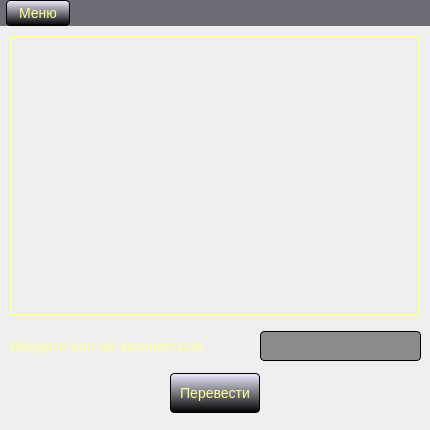
<?xml version="1.0" encoding="UTF-8"?>
<ui version="4.0">
 <class>MainWindow</class>
 <widget class="QMainWindow" name="MainWindow">
  <property name="geometry">
   <rect>
    <x>0</x>
    <y>0</y>
    <width>430</width>
    <height>430</height>
   </rect>
  </property>
  <property name="minimumSize">
   <size>
    <width>430</width>
    <height>430</height>
   </size>
  </property>
  <property name="maximumSize">
   <size>
    <width>430</width>
    <height>430</height>
   </size>
  </property>
  <property name="contextMenuPolicy">
   <enum>Qt::NoContextMenu</enum>
  </property>
  <property name="windowTitle">
   <string>Задание 17</string>
  </property>
  <property name="styleSheet">
   <string notr="true">background-image: url(:/source/fon1.png);</string>
  </property>
  <property name="locale">
   <locale language="Russian" country="Russia"/>
  </property>
  <widget class="QWidget" name="centralWidget">
   <property name="contextMenuPolicy">
    <enum>Qt::NoContextMenu</enum>
   </property>
   <widget class="QPlainTextEdit" name="TextEdit">
    <property name="geometry">
     <rect>
      <x>10</x>
      <y>10</y>
      <width>410</width>
      <height>280</height>
     </rect>
    </property>
    <property name="minimumSize">
     <size>
      <width>410</width>
      <height>280</height>
     </size>
    </property>
    <property name="maximumSize">
     <size>
      <width>410</width>
      <height>280</height>
     </size>
    </property>
    <property name="cursor" stdset="0">
     <cursorShape>ArrowCursor</cursorShape>
    </property>
    <property name="contextMenuPolicy">
     <enum>Qt::NoContextMenu</enum>
    </property>
    <property name="styleSheet">
     <string notr="true">color: rgb(255, 255, 158);
border: 2px solid rgb(255, 255, 158);
background: transparent;
font-size: 18px;</string>
    </property>
    <property name="verticalScrollBarPolicy">
     <enum>Qt::ScrollBarAlwaysOff</enum>
    </property>
    <property name="horizontalScrollBarPolicy">
     <enum>Qt::ScrollBarAlwaysOff</enum>
    </property>
    <property name="readOnly">
     <bool>true</bool>
    </property>
   </widget>
   <widget class="QLineEdit" name="LineEdit">
    <property name="geometry">
     <rect>
      <x>260</x>
      <y>305</y>
      <width>161</width>
      <height>30</height>
     </rect>
    </property>
    <property name="minimumSize">
     <size>
      <width>161</width>
      <height>30</height>
     </size>
    </property>
    <property name="maximumSize">
     <size>
      <width>161</width>
      <height>30</height>
     </size>
    </property>
    <property name="contextMenuPolicy">
     <enum>Qt::NoContextMenu</enum>
    </property>
    <property name="styleSheet">
     <string notr="true">background: rgb(140, 140, 143);
color: rgb(255, 255, 158);
border: 1px solid black;
border-radius: 4px;
font-size: 14px;</string>
    </property>
    <property name="clearButtonEnabled">
     <bool>true</bool>
    </property>
   </widget>
   <widget class="QPushButton" name="pushButton">
    <property name="geometry">
     <rect>
      <x>170</x>
      <y>347</y>
      <width>90</width>
      <height>40</height>
     </rect>
    </property>
    <property name="minimumSize">
     <size>
      <width>90</width>
      <height>40</height>
     </size>
    </property>
    <property name="maximumSize">
     <size>
      <width>90</width>
      <height>40</height>
     </size>
    </property>
    <property name="cursor">
     <cursorShape>ArrowCursor</cursorShape>
    </property>
    <property name="focusPolicy">
     <enum>Qt::NoFocus</enum>
    </property>
    <property name="contextMenuPolicy">
     <enum>Qt::NoContextMenu</enum>
    </property>
    <property name="styleSheet">
     <string notr="true">QPushButton {
color: rgb(255, 255, 158);
font-size: 14px;
border: 1px solid black;
border-radius: 4px;
background: white;
background-color: qlineargradient(spread:pad, x1:0, y1:0, x2:0, y2:1, stop:0 rgba(238, 238, 255, 255), stop:1 rgba(0, 0, 0, 255));
}

QPushButton:pressed {
color: rgb(255, 255, 158);
font-size: 14px;
background: white;
border: 1px solid black;
border-radius: 4px;
background-color: qlineargradient(spread:pad, x1:0, y1:0, x2:0, y2:1, stop:0 rgba(212, 209, 180, 0), stop:1 rgba(0, 0, 0, 255));
}</string>
    </property>
    <property name="text">
     <string>Перевести</string>
    </property>
   </widget>
   <widget class="QLabel" name="TextLabel">
    <property name="geometry">
     <rect>
      <x>10</x>
      <y>305</y>
      <width>241</width>
      <height>30</height>
     </rect>
    </property>
    <property name="minimumSize">
     <size>
      <width>241</width>
      <height>30</height>
     </size>
    </property>
    <property name="maximumSize">
     <size>
      <width>241</width>
      <height>30</height>
     </size>
    </property>
    <property name="contextMenuPolicy">
     <enum>Qt::NoContextMenu</enum>
    </property>
    <property name="styleSheet">
     <string notr="true">background: transparent;</string>
    </property>
    <property name="text">
     <string>&lt;html&gt;&lt;head/&gt;&lt;body&gt;&lt;p&gt;&lt;span style=&quot; font-size:11pt; color:#ffff9e;&quot;&gt;Введите кол-во километров&lt;/span&gt;&lt;/p&gt;&lt;/body&gt;&lt;/html&gt;</string>
    </property>
   </widget>
  </widget>
  <widget class="QMenuBar" name="menuBar">
   <property name="geometry">
    <rect>
     <x>0</x>
     <y>0</y>
     <width>430</width>
     <height>33</height>
    </rect>
   </property>
   <property name="contextMenuPolicy">
    <enum>Qt::NoContextMenu</enum>
   </property>
   <property name="styleSheet">
    <string notr="true">QMenuBar {
background: rgb(109, 110, 117);
font-size: 14px;
}

QMenuBar::item {
color: rgb(255, 255, 158);
font-size: 14px;
padding: 4px 12px;
border: 1px solid black;
border-radius: 4px;
background: white;
background-color: qlineargradient(spread:pad, x1:0, y1:0, x2:0, y2:1, stop:0 rgba(238, 238, 255, 255), stop:1 rgba(0, 0, 0, 255));
 }


QMenuBar::item:pressed {
color: rgb(255, 255, 158);
font-size: 14px;
padding: 3px 6px;
border: 1px solid black;
border-radius: 4px;
background: white;
background-color: qlineargradient(spread:pad, x1:0, y1:0, x2:0, y2:1, stop:0 rgba(212, 209, 180, 0), stop:1 rgba(0, 0, 0, 255));
}</string>
   </property>
   <widget class="QMenu" name="menu">
    <property name="contextMenuPolicy">
     <enum>Qt::NoContextMenu</enum>
    </property>
    <property name="styleSheet">
     <string notr="true">background-image: url(:/source/fon.png);
selection-color: rgb(255, 255, 158);
selection-background-color: rgb(109, 110, 117);
color: black;
font-size: 14px;</string>
    </property>
    <property name="locale">
     <locale language="Russian" country="Russia"/>
    </property>
    <property name="title">
     <string>Меню</string>
    </property>
    <widget class="QMenu" name="Language">
     <property name="title">
      <string>Язык</string>
     </property>
     <addaction name="act_rus"/>
     <addaction name="act_eng"/>
    </widget>
    <addaction name="act_author"/>
    <addaction name="act_about"/>
    <addaction name="Language"/>
    <addaction name="separator"/>
    <addaction name="act_esc"/>
   </widget>
   <addaction name="menu"/>
  </widget>
  <action name="act_author">
   <property name="text">
    <string>Об авторе</string>
   </property>
   <property name="visible">
    <bool>true</bool>
   </property>
  </action>
  <action name="act_rus">
   <property name="checked">
    <bool>false</bool>
   </property>
   <property name="text">
    <string notr="true">Русский</string>
   </property>
   <property name="menuRole">
    <enum>QAction::ApplicationSpecificRole</enum>
   </property>
  </action>
  <action name="act_eng">
   <property name="text">
    <string notr="true">English</string>
   </property>
  </action>
  <action name="act_about">
   <property name="text">
    <string>О программе</string>
   </property>
  </action>
  <action name="act_esc">
   <property name="text">
    <string>Выход</string>
   </property>
  </action>
 </widget>
 <layoutdefault spacing="6" margin="11"/>
 <resources/>
 <connections/>
</ui>
